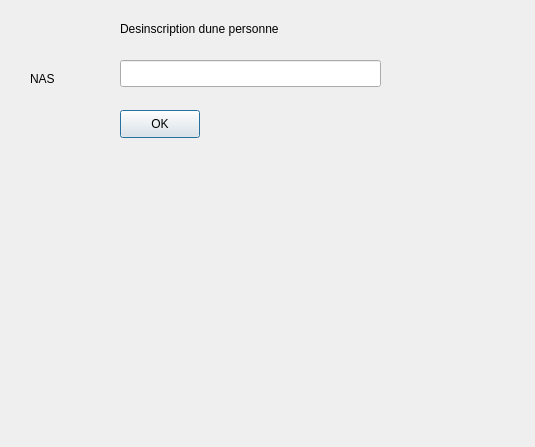
<?xml version="1.0" encoding="UTF-8"?>
<ui version="4.0">
 <class>DesinscriptionPersonneClass</class>
 <widget class="QDialog" name="DesinscriptionPersonneClass">
  <property name="geometry">
   <rect>
    <x>0</x>
    <y>0</y>
    <width>535</width>
    <height>447</height>
   </rect>
  </property>
  <property name="windowTitle">
   <string>DesinscriptionPersonne</string>
  </property>
  <widget class="QLineEdit" name="lineEdit_DesinscriptionPersonne_Nas">
   <property name="geometry">
    <rect>
     <x>120</x>
     <y>60</y>
     <width>261</width>
     <height>27</height>
    </rect>
   </property>
  </widget>
  <widget class="QLabel" name="label_3">
   <property name="geometry">
    <rect>
     <x>30</x>
     <y>70</y>
     <width>53</width>
     <height>17</height>
    </rect>
   </property>
   <property name="text">
    <string>NAS</string>
   </property>
  </widget>
  <widget class="QPushButton" name="pushButton_DesinscriptionPersonne_OK">
   <property name="geometry">
    <rect>
     <x>120</x>
     <y>110</y>
     <width>80</width>
     <height>28</height>
    </rect>
   </property>
   <property name="text">
    <string>OK</string>
   </property>
  </widget>
  <widget class="QLabel" name="label_4">
   <property name="geometry">
    <rect>
     <x>120</x>
     <y>20</y>
     <width>261</width>
     <height>17</height>
    </rect>
   </property>
   <property name="text">
    <string>Desinscription dune personne</string>
   </property>
  </widget>
 </widget>
 <layoutdefault spacing="6" margin="11"/>
 <resources/>
 <connections>
  <connection>
   <sender>pushButton_DesinscriptionPersonne_OK</sender>
   <signal>clicked()</signal>
   <receiver>DesinscriptionPersonneClass</receiver>
   <slot>validerDesinscriptionPersonne()</slot>
   <hints>
    <hint type="sourcelabel">
     <x>159</x>
     <y>123</y>
    </hint>
    <hint type="destinationlabel">
     <x>267</x>
     <y>223</y>
    </hint>
   </hints>
  </connection>
 </connections>
 <slots>
  <slot>validerDesinscriptionPersonne()</slot>
 </slots>
</ui>
